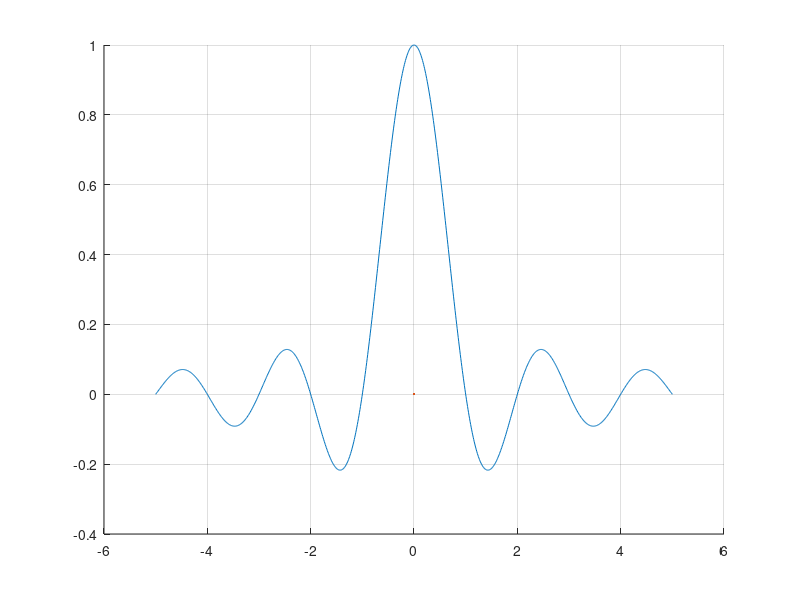

Write the MATLAB code that produced this figure.
% Folha 1 - Ex6
x = linspace(-5, 5, 1000);
y = @(x) (sin(pi*x))./(pi*x);
r = zeros(1,1);
for i = 1:length(x)
    k = x(i);
    if (y(k)==0)
        r(end+1) = k;
    end        
end
z = zeros(1,length(r));
hold on;
plot(x,y(x));
plot(r,z);
grid on
